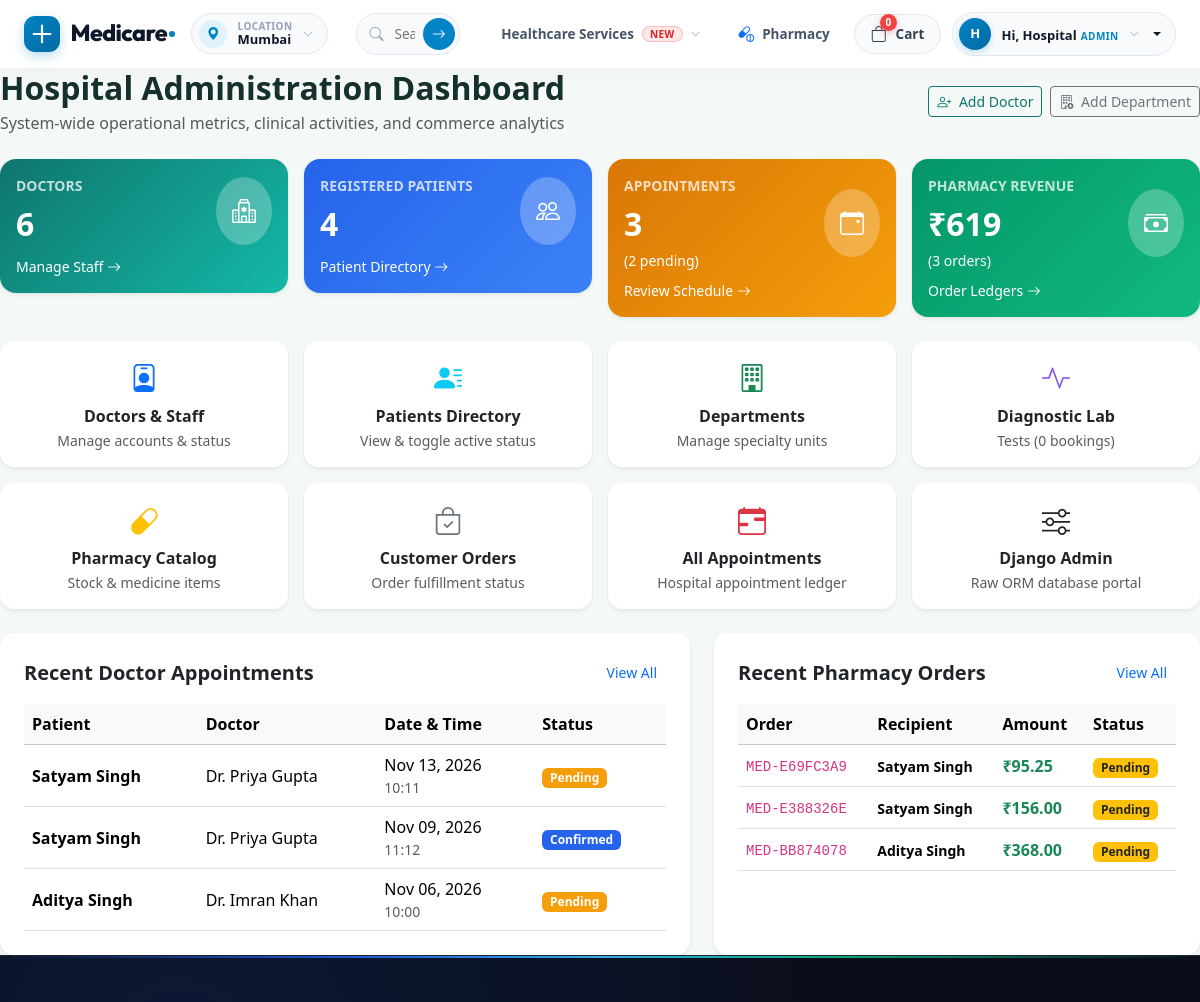
/dashboard/admin/ (signed in, upper part), run on an earlier commit of the app's database.
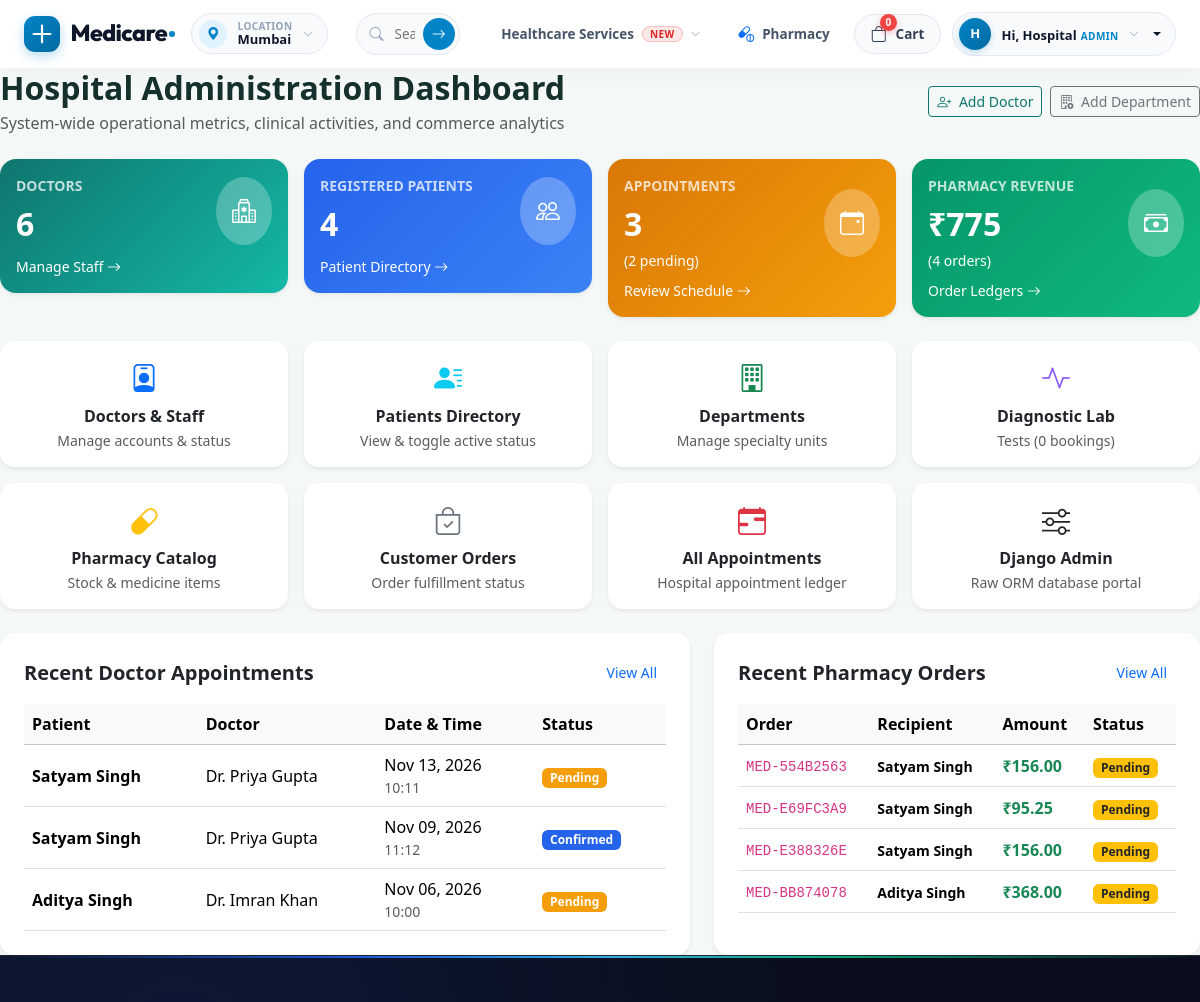
And on a later commit of the database.
### appointments/models.py (models this page shows, shortened)
class Appointment(models.Model):
    class Status(models.TextChoices):
        PENDING = 'PENDING', 'Pending'
        CONFIRMED = 'CONFIRMED', 'Confirmed'
        COMPLETED = 'COMPLETED', 'Completed'
        CANCELLED = 'CANCELLED', 'Cancelled'
    objects = models.Manager()
    patient = models.ForeignKey(settings.AUTH_USER_MODEL, on_delete=models.CASCADE, related_name='appointments')
    doctor = models.ForeignKey(Doctor, on_delete=models.CASCADE, related_name='appointments')
    appointment_date = models.DateField()
    appointment_time = models.TimeField()
    reason = models.TextField(help_text="Briefly describe the reason for your visit")
    status = models.CharField(max_length=10, choices=Status.choices, default=Status.PENDING)
    notes = models.TextField(blank=True, help_text="Doctor's notes after consultation")
    created_at = models.DateTimeField(auto_now_add=True)
    updated_at = models.DateTimeField(auto_now=True)
    class Meta:
        ordering = ['-appointment_date', '-appointment_time']
        constraints = [
            models.UniqueConstraint(
                fields=['doctor', 'appointment_date', 'appointment_time'],
                condition=~models.Q(status='CANCELLED'),
                name='unique_active_doctor_appointment'
            )
        ]

### accounts/models.py (models this page shows, shortened)
class User(AbstractUser):
    class Role(models.TextChoices):
        ADMIN = 'ADMIN', 'Admin'
        DOCTOR = 'DOCTOR', 'Doctor'
        PATIENT = 'PATIENT', 'Patient'
    role = models.CharField(max_length=10, choices=Role.choices, default=Role.PATIENT)
    phone = models.CharField(max_length=20, blank=True)
    address = models.CharField(max_length=255, blank=True)
    date_of_birth = models.DateField(null=True, blank=True)
    profile_picture = models.ImageField(upload_to='profile_pics/', null=True, blank=True)
    is_email_verified = models.BooleanField(default=True, help_text="Designates whether this user has verified their email.")
    def is_admin_role(self):
        return self.role == self.Role.ADMIN
    def is_doctor_role(self):
        return self.role == self.Role.DOCTOR
    def is_patient_role(self):
        return self.role == self.Role.PATIENT

### doctors/models.py (models this page shows, shortened)
class Doctor(models.Model):
    user = models.OneToOneField(settings.AUTH_USER_MODEL, on_delete=models.CASCADE, related_name='doctor_profile')
    department = models.ForeignKey(Department, on_delete=models.SET_NULL, null=True, related_name='doctors')
    specialization = models.CharField(max_length=150)
    qualification = models.CharField(max_length=255, blank=True)
    experience_years = models.PositiveIntegerField(default=0)
    consultation_fee = models.DecimalField(max_digits=8, decimal_places=2, default=0)
    bio = models.TextField(blank=True)
    is_active = models.BooleanField(default=True)
    class Meta:
        ordering = ['user__first_name']

### corepages/models.py (models this page shows, shortened)
class Order(models.Model):
    class Status(models.TextChoices):
        PENDING = 'PENDING', 'Pending'
        PROCESSING = 'PROCESSING', 'Processing'
        SHIPPED = 'SHIPPED', 'Shipped'
        DELIVERED = 'DELIVERED', 'Delivered'
        CANCELLED = 'CANCELLED', 'Cancelled'
    class PaymentStatus(models.TextChoices):
        PENDING = 'PENDING', 'Pending'
        PAID = 'PAID', 'Paid'
        COD = 'COD', 'Cash on Delivery'
        FAILED = 'FAILED', 'Failed'
        REFUNDED = 'REFUNDED', 'Refunded'
    class PaymentMethod(models.TextChoices):
        COD = 'COD', 'Cash on Delivery (Standard)'
        DEV_SANDBOX = 'DEV_SANDBOX', 'Simulated Card / Sandbox Mode'
    patient = models.ForeignKey(settings.AUTH_USER_MODEL, on_delete=models.SET_NULL, null=True, blank=True, related_name='orders')
    order_number = models.CharField(max_length=50, unique=True)
    full_name = models.CharField(max_length=150)
    email = models.EmailField()
    phone = models.CharField(max_length=20)
    shipping_address = models.CharField(max_length=255)
    city = models.CharField(max_length=100, default='New York')
    postal_code = models.CharField(max_length=20, blank=True)
    total_amount = models.DecimalField(max_digits=10, decimal_places=2)
    status = models.CharField(max_length=15, choices=Status.choices, default=Status.PENDING)
    payment_status = models.CharField(max_length=15, choices=PaymentStatus.choices, default=PaymentStatus.PENDING)
    payment_method = models.CharField(max_length=20, choices=PaymentMethod.choices, default=PaymentMethod.COD)
    notes = models.TextField(blank=True)
    created_at = models.DateTimeField(auto_now_add=True)
    updated_at = models.DateTimeField(auto_now=True)
    class Meta:
        ordering = ['-created_at']

### corepages/views.py (the view)
# urls.py: path('dashboard/admin/', views.admin_dashboard, name='admin_dashboard'),
@admin_required
def admin_dashboard(request):
    total_revenue = Order.objects.filter(
        payment_status__in=[Order.PaymentStatus.PAID, Order.PaymentStatus.COD]
    ).aggregate(Sum('total_amount'))['total_amount__sum'] or Decimal('0.00')
    stats = {
        'total_doctors': Doctor.objects.count(),
        'total_patients': User.objects.filter(role=User.Role.PATIENT).count(),
        'total_departments': Department.objects.count(),
        'total_appointments': Appointment.objects.count(),
        'pending_appointments': Appointment.objects.filter(status=Appointment.Status.PENDING).count(),
        'total_lab_bookings': LabBooking.objects.count(),
        'total_orders': Order.objects.count(),
        'total_revenue': total_revenue,
    }
    recent_appointments = Appointment.objects.select_related('doctor__user', 'patient').all()[:8]
    recent_orders = Order.objects.select_related('patient').all()[:6]
    return render(request, 'corepages/admin_dashboard.html', {
        'stats': stats,
        'recent_appointments': recent_appointments,
        'recent_orders': recent_orders,
    })

### templates/corepages/admin_dashboard.html (shortened to what the changed rows need)
{% extends 'base.html' %}
{% block content %}
<div class="d-flex justify-content-between align-items-center mb-4">
  <div>
    <h2 class="fw-bold mb-1">Hospital Administration Dashboard</h2>
  </div>
</div>
<div class="row g-3 mb-4">
  <div class="col-md-3 col-sm-6">
    <div class="card border-0 shadow-sm rounded-4 p-3" style="background: linear-gradient(135deg, #059669, #10b981); color: white;">
      <div class="d-flex justify-content-between align-items-center">
        <div>
          <div class="text-uppercase small fw-bold opacity-75">Pharmacy Revenue</div>
          <div class="fs-2 fw-bold mt-1">₹{{ stats.total_revenue|floatformat:0 }}</div>
          <small class="opacity-90">({{ stats.total_orders }} orders)</small>
        </div>
      </div>
    </div>
  </div>
</div>
<div class="row g-4">
  <div class="col-lg-7">
    <div class="card card-hospital p-4 border-0 shadow-sm h-100">
      <div class="table-responsive">
        <table class="table table-hover align-middle mb-0">
          <thead class="table-light">
            <tr>
              <th>Patient</th>
              <th>Doctor</th>
              <th>Date & Time</th>
              <th>Status</th>
            </tr>
          </thead>
          <tbody>
            {% for appt in recent_appointments %}
              <tr>
                <td>
                  <strong>{{ appt.patient.get_full_name|default:appt.patient.username }}</strong>
                </td>
                <td>Dr. {{ appt.doctor.user.get_full_name }}</td>
                <td>
                  <div>{{ appt.appointment_date|date:"M d, Y" }}</div>
                  <div class="text-muted small">{{ appt.appointment_time|time:"H:i" }}</div>
                </td>
                <td><span class="badge badge-status-{{ appt.status }}">{{ appt.get_status_display }}</span></td>
              </tr>
            {% empty %}
              <tr><td colspan="4" class="text-muted text-center py-4">No appointments recorded yet.</td></tr>
            {% endfor %}
          </tbody>
        </table>
      </div>
    </div>
  </div>
  <div class="col-lg-5">
    <div class="card card-hospital p-4 border-0 shadow-sm h-100">
      <div class="table-responsive">
        <table class="table table-hover align-middle mb-0">
          <thead class="table-light">
            <tr>
              <th>Order</th>
              <th>Recipient</th>
              <th>Amount</th>
              <th>Status</th>
            </tr>
          </thead>
          <tbody>
            {% for ord in recent_orders %}
              <tr>
                <td><code>{{ ord.order_number }}</code></td>
                <td>
                  <span class="small fw-semibold">{{ ord.full_name }}</span>
                </td>
                <td><strong class="text-success">₹{{ ord.total_amount }}</strong></td>
                <td>
                  <span class="badge {% if ord.status == 'DELIVERED' %}bg-success{% elif ord.status == 'CANCELLED' %}bg-danger{% else %}bg-warning text-dark{% endif %}">
                    {{ ord.get_status_display }}
                  </span>
                </td>
              </tr>
            {% empty %}
              <tr><td colspan="4" class="text-muted text-center py-4">No pharmacy orders yet.</td></tr>
            {% endfor %}
          </tbody>
        </table>
      </div>
    </div>
  </div>
</div>
{% endblock %}

What changed in the data, as far as the page shows it:
added Order: order_number "MED-554B2563", full_name "Satyam Singh", total_amount "156.00", status "Pending"
Also different on the page:
{{ stats.total_revenue|floatformat:0 }}: "619" → "775"
{{ stats.total_orders }}: "3" → "4"
